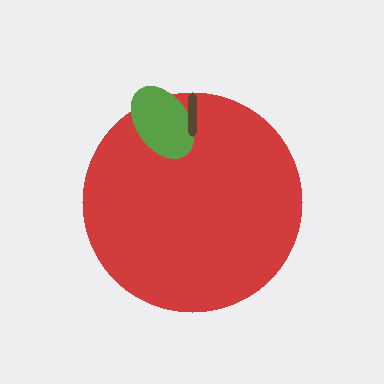
#> input picture examples/a.png, 384 x 384 px
$ python -i heuristic.py   (imports and definitions only)
#> lines starting #> are read from the running program, lines starting #| are printed output that depends on the picture; after the words box and inside, x2 and y2 are one past the last pixel; in counts of white or black regions, pixels touching at a corner belong together
### src/motion/io/images.py
"""Image loading/saving. Convention: images are ``np.uint8`` arrays in **RGB**
order, shape ``(H, W, 3)``. (OpenCV is BGR internally; we convert at the edges so
the rest of the codebase never has to think about channel order.)
"""

from __future__ import annotations

from pathlib import Path

import cv2
import numpy as np


# [13 lines left out: functions load_image, save_image, not called in this run]


def ensure_rgb(image: np.ndarray) -> np.ndarray:
    """Coerce to contiguous uint8 RGB (H, W, 3)."""
    arr = np.asarray(image)
    if arr.dtype != np.uint8:
        arr = np.clip(arr, 0, 255).astype(np.uint8)
    if arr.ndim == 2:
        arr = cv2.cvtColor(arr, cv2.COLOR_GRAY2RGB)
    elif arr.ndim == 3 and arr.shape[2] == 4:
        arr = cv2.cvtColor(arr, cv2.COLOR_RGBA2RGB)
    elif arr.ndim == 3 and arr.shape[2] == 3:
        pass
    else:
        raise ValueError(f"unsupported image shape {arr.shape}")
    return np.ascontiguousarray(arr)


# [21 lines left out: functions resize_to_match, common_canvas, not called in this run]

### src/motion/perception/heuristic.py
"""Model-free segmentation fallback (GrabCut). Lets the CPU pipeline produce an
object mask — and therefore a mesh morph — with no SAM 3 weights present. Lower
quality than SAM 3, but keeps the whole pipeline runnable today."""

from __future__ import annotations

import cv2
import numpy as np

from motion.io.images import ensure_rgb


def grabcut_segment(
    image: np.ndarray,
    rect: tuple[int, int, int, int] | None = None,
    iterations: int = 5,
    margin: float = 0.08,
) -> np.ndarray:
    """Foreground mask via GrabCut. ``rect`` is (x, y, w, h); defaults to the image
    inset by ``margin`` on each side (assumes a roughly centered subject)."""
#> called with iterations = 5, margin = 0.08
    img = cv2.cvtColor(ensure_rgb(image), cv2.COLOR_RGB2BGR)
#> img is the input picture: shape (384, 384, 3); mean B, G, R 193.2, 193.8, 227.7
    h, w = img.shape[:2]
#> h = 384; w = 384
    if rect is None:
        mx, my = int(w * margin), int(h * margin)
#> mx = 30; my = 30
        rect = (mx, my, w - 2 * mx, h - 2 * my)
#> rect = (30, 30, 324, 324)

    mask = np.zeros((h, w), np.uint8)
    bgd = np.zeros((1, 65), np.float64)
    fgd = np.zeros((1, 65), np.float64)
    cv2.grabCut(img, mask, rect, bgd, fgd, iterations, cv2.GC_INIT_WITH_RECT)
    fg = np.isin(mask, (cv2.GC_FGD, cv2.GC_PR_FGD))
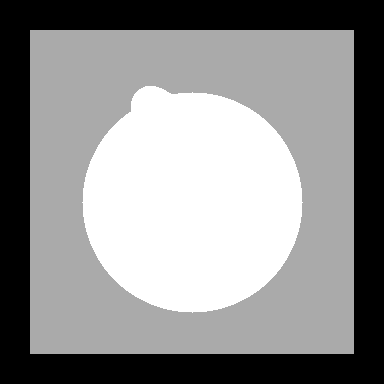
#> mask: shape (384, 384); min 0, max 3, mean 1.68; drawn with min black and max white
    # keep the largest connected component to avoid speckle
    fg_u8 = fg.astype(np.uint8)
    n, labels, stats, _ = cv2.connectedComponentsWithStats(fg_u8, connectivity=8)
#> n = 2
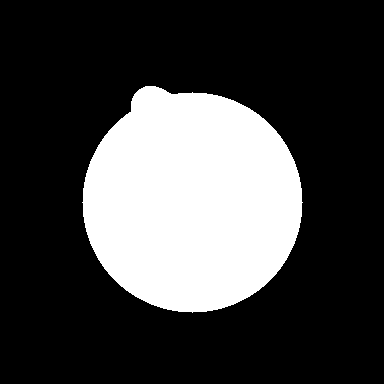
#> fg_u8: shape (384, 384); values 0 (black) and 1 (white), 26.1% white; 1 white region, box (x1, y1, x2, y2) and area: (82, 86, 303, 313) 38467
    if n > 1:
        largest = 1 + int(np.argmax(stats[1:, cv2.CC_STAT_AREA]))
#> largest = 1
        fg = labels == largest
    return fg

>>> import cv2
>>> picture = cv2.cvtColor(cv2.imread('../../../examples/a.png'), cv2.COLOR_BGR2RGB)
>>> result = grabcut_segment(picture)
